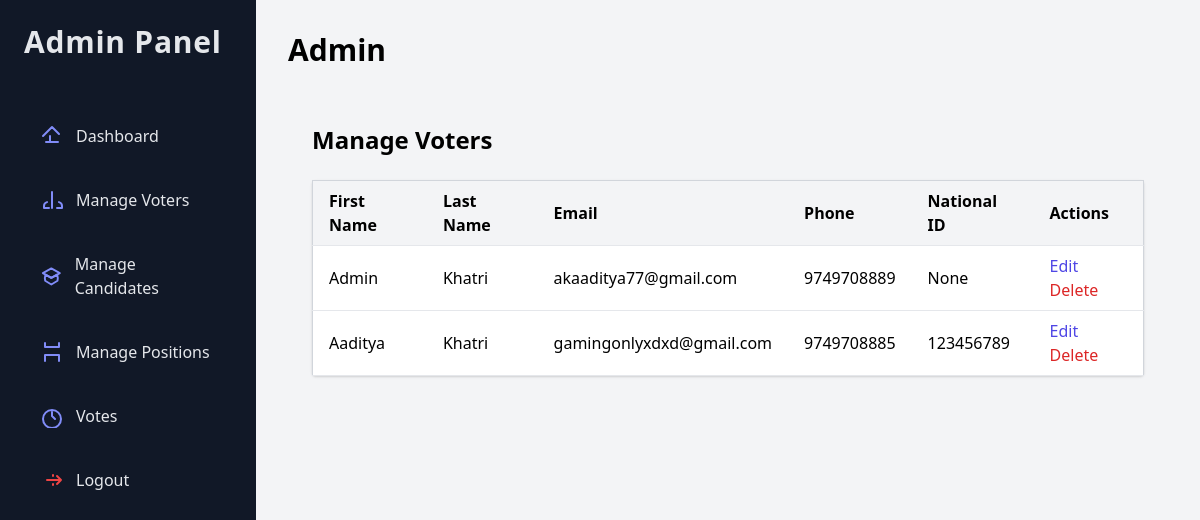
Screenshot of /manage-voters/ (signed in) with the database file from the repository.
### core/models.py (models this page shows, shortened)
class Voter(AbstractBaseUser, PermissionsMixin):
    first_name = models.CharField(max_length=30)
    last_name = models.CharField(max_length=30)
    email = models.EmailField(unique=True)
    profile_picture = models.ImageField(upload_to='profile_pics/', default='profile_pics/default.jpg')
    phone = models.CharField(max_length=10, unique=True)
    national_id = models.CharField(max_length=20, unique=True, null=True, blank=True)
    has_voted = models.BooleanField(default=False)
    is_active = models.BooleanField(default=True)
    is_staff = models.BooleanField(default=False)
    is_email_verified = models.BooleanField(default=False)
    USERNAME_FIELD = 'email'
    REQUIRED_FIELDS = ['first_name', 'last_name', 'phone']
    objects = VoterManager()

### core/views.py (the view)
# urls.py: path('manage-voters/', core_views.manage_voters, name='manage_voters'),
@staff_member_required
def manage_voters(request):
    voters = Voter.objects.all()
    return render(request, 'admin/manage_voters.html', {'voters': voters})

### core/templates/admin/manage_voters.html (shortened to what this page needs)
{% extends 'admin_base.html' %}
{% block admin_content %}
<div class="container mx-auto p-6">
  <h2 class="text-2xl font-semibold mb-6">Manage Voters</h2>
  <table class="min-w-full bg-white border border-gray-300 rounded shadow">
    <thead>
      <tr class="bg-gray-100 text-left">
        <th class="py-2 px-4 border-b">First Name</th>
        <th class="py-2 px-4 border-b">Last Name</th>
        <th class="py-2 px-4 border-b">Email</th>
        <th class="py-2 px-4 border-b">Phone</th>
        <th class="py-2 px-4 border-b">National ID</th>
        <th class="py-2 px-4 border-b">Actions</th>
      </tr>
    </thead>
    <tbody>
      {% for voter in voters %}
      <tr class="hover:bg-gray-50">
        <td class="py-2 px-4 border-b">{{ voter.first_name }}</td>
        <td class="py-2 px-4 border-b">{{ voter.last_name }}</td>
        <td class="py-2 px-4 border-b">{{ voter.email }}</td>
        <td class="py-2 px-4 border-b">{{ voter.phone }}</td>
        <td class="py-2 px-4 border-b">{{ voter.national_id }}</td>
        <td class="py-2 px-4 border-b">
          <button
            class="text-indigo-600 hover:text-indigo-900"
            onclick="openEditModal(
              '{{ voter.id }}',
              '{{ voter.first_name|escapejs }}',
              '{{ voter.last_name|escapejs }}',
              '{{ voter.email|escapejs }}',
              '',  /* password empty */
              '{{ voter.phone|default_if_none:""|escapejs }}',
              '{{ voter.national_id|escapejs }}'
            )"
          >
            Edit
          </button>
          <form method="POST" action="{% url 'delete_voter' voter.id %}" class="inline" onsubmit="return confirm('Are you sure you want to delete this voter?');">
    <button type="submit" class="text-red-600 hover:text-red-900">
      Delete
    </button>
  </form>
        </td>
      </tr>
      {% empty %}
      <tr><td colspan="6" class="text-center py-4">No voters available.</td></tr>
      {% endfor %}
    </tbody>
  </table>
</div>
{% endblock %}

### rows the page displays
Voter: first_name "Admin", last_name "Khatri", email "akaaditya77@gmail.com", phone "9749708889", national_id "None"
Voter: first_name "Aaditya", last_name "Khatri", email "gamingonlyxdxd@gmail.com", phone "9749708885", national_id "123456789"
